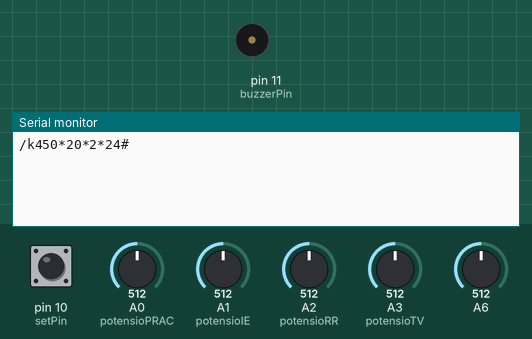
Bench run of a sketch on a simulated Arduino Nano, built with avr-gcc and run on an emulated ATmega328P. On the bench: buzzer (waves = sounding, pin HIGH), the last lines printed to the serial monitor. The inputs (shaded band) are chosen by the test bench; at power-on: pin 10 (setPin) HIGH, A0 (potensioPRAC) = 512, A1 (potensioIE) = 512, A2 (potensioRR) = 512, A3 (potensioTV) = 512, A6 = 512.

Above: at 1.2 s.
1.3 s: pin 10 (setPin) pulled LOW for 0.15 s
At 1.9 s:
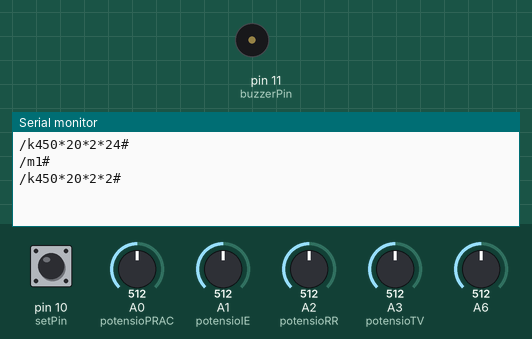
2.9 s: pin 10 (setPin) pulled LOW for 1 s
At 5.2 s:
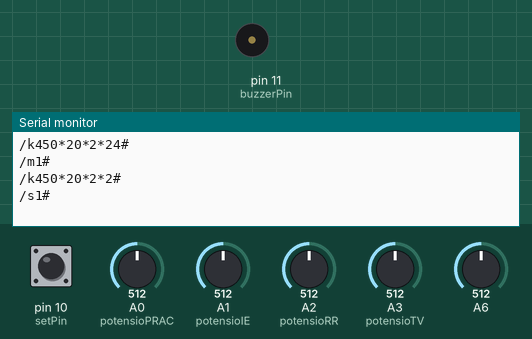

Measured:
- after the input at 1.3 s, the serial monitor: prints a new line after 0.20 s (image 1)
- after the input at 2.9 s, the serial monitor: prints a new line after 0.85 s (image 2)

The sketch:

Ventilator_1108_TX_New.ino
```cpp
#include "OneButton.h"
#include <SimpleTimer.h>
#include <Wire.h>
#include <Adafruit_ADS1015.h>

#define setPin 10
#define buzzerPin 11
#define btnSnooze 12
#define Pwr 2

SimpleTimer sendData(20);
SimpleTimer receiveData(50);

Adafruit_ADS1115 ads;  /* Use this for the 16-bit version */

float a;
float plateau, peep;
float pressurem;
float tIn;
float AVf_1;
float vol;

int count;

int currentVin;
int zPressure[2];
int maxPress;

unsigned long tprev;

String dataIn, dataArray[10], cmd, cmd2;

bool start = false, mode = false, getVol = false, sendRun = false;

String volum;

OneButton setButton(setPin, true);

void setup() {
  // put your setup code here, to run once:
  Serial.begin(38400);

  pinMode(buzzerPin, OUTPUT);
  pinMode(btnSnooze, INPUT_PULLUP);

  zPressure[0] = analogRead(A4) - 320;  //Mengkalibrasi ADC flow
  zPressure[1] = analogRead(A5);  //Mengkalibrasi ADC tekanan
  float fc = 15.167;
  float RC = 1.0 / (2 * 3.14159 * fc);
  a = RC / 0.02;

  setButton.attachClick(clickSet);
  setButton.attachLongPressStart(longStartSet);

  ads.begin();
}

void loop() {
  bool parsing = false;

  if (!start) {
    sendRun = false;  //Untuk mendeteksi apakah homing selesai
  }

  setButton.tick();

  //  if (sendRun) Serial.println("Kirim Pressure");  //Jika homing selesai, kirim data pressure flow dll

  if (start && sendRun && sendData.isReady()) {
    //    Serial.println("===========================");
    //    Serial.print(bacaFlow());  //=========Kirim data pressure============
    //    Serial.print("\t");  //=========Kirim data pressure============
    //    volum = bacaVolume();
    //    Serial.print(volum);  //=========Kirim data pressure============
    //    Serial.println(bacaPressure());  //=========Kirim data pressure============
    sendHere('p', bacaPressure());  //=========Kirim data pressure============
    sendHere('f', bacaFlow());  //=========Kirim data flow============
    sendHere('a', bacaAlarm()); //=========Kirim data alarm============
    sendHere('v', bacaVolume()); //=========Kirim data volume============
    sendData.reset();
    Serial.println("");
  } else if (!start && sendData.isReady()) {
    bacaPotensio();
    sendData.reset();
    currentSensor();
  }

  while (Serial.available() > 0) {
    //    delay(10);
    Serial.print("");
    //    Serial.println(Serial.available());
    char inChar = (char)Serial.read();
    //    Serial.print(inChar);
    dataIn += inChar;

    //mulai parsing jika pada data terdapat tanda "/" dan "#"
    if (dataIn.indexOf("/") >= 0 && inChar == '#') {
      parsing = true;
      //      Serial.println(dataIn);
    }

    if (parsing) {
      parsingData();
      parsing = false;
      dataIn = "";
    }
  }
  //  Serial.println();
}

void parsingData() {
  int j = 0;
  dataArray[j] = "";
  dataIn = dataIn.substring(dataIn.indexOf("/"));

    Serial.println(dataIn);

  for (int i = 1; i < dataIn.length(); i++) {
    if (dataIn[i] == '/')
    {
      j++;
      //      Serial.print("Data Array: "); Serial.println(dataArray[j]);
      dataArray[j] = "";
    } else {
      dataArray[j] = dataArray[j] + dataIn[i];
    }
  }

  //  cmd = dataArray[0];
  cmd = dataArray[0].substring(0, 1);
  //  Serial.print(" Perintah : "); Serial.println(cmd);
  //  Serial.println("");

  if (cmd == "i") {
    //    Serial.print("get vol:"); Serial.println(getVol);
    getVol = true;
    count ++;
    peep = bacaPressure().toFloat();
    //    Serial.print("/");Serial.print("p"); Serial.print(pressure);Serial.print("#");
  } else if (cmd == "I") {
    getVol = false;
    pressurem = 0;
    //    Serial.print("============ get vol:"); Serial.println(getVol);
    //    Serial.print("/");Serial.print("f"); Serial.print(Q);Serial.print("#");
  } else if (cmd == "h") {
    sendRun = true;
  } else if (cmd == "L") {
    plateau = bacaPressure().toFloat();
    //    Serial.print("/");Serial.print("k"); Serial.print(TV);
    //    Serial.print("*");Serial.print(RR);  Serial.print("*");Serial.print(IE);
    //    Serial.print("*");Serial.print(AC);  Serial.print("#");
  }
}
```

Alarm.ino
```cpp
#define alarmPin = 5;

int alarm,
    PLAT_MIN = 5, // 5 cmH2O
    P_RESIST_MAX = 10,
    P_TIDAL_MIN = 5,
    MIN_PRESSURE = 5,
    Vtreshold;

int lastOutput[]= {443,443};

const int normalState = 2155; //mV
const int maxCurrent = 500;  //mA

String currentSensor() {
  int analogCurrent = ewma(analogRead(A6), 0);
  int voltage = (analogCurrent / 1023.0) * 5000; //mV
  int arus = (normalState - voltage) / 0.110;    //mA
//    Serial.print(" ADC: "); Serial.println(analogCurrent);
//    Serial.print(" Voltage: "); Serial.println(voltage);
//    Serial.print(" Arus: "); Serial.println(arus);
  return (String)arus;
}

int ewma(int raw, int num) {
  float alpha = 0.1;
  int average = alpha * raw + (1 - alpha) * lastOutput[num];

  lastOutput[num] = average;

  return average;
}

String bacaAlarm() {
  //  alarm = 0;

  if (bacaPressure().toFloat() < MIN_PRESSURE && plateau < 5 && count > 2) {
    alarm = 1;
    //LOW Pressure
  }

  if (bacaPressure().toFloat() >= maxPress) { //Alarm tekanan tinggi
    alarm = 2;
    //    start = false;
    //    sendHere('s', (String)start);
    //HIGH Pressure
  }

  if (bacaPressure().toFloat() - plateau > P_RESIST_MAX) {
    alarm = 3;
    //HIGH Resist
    //    start = false;
    //    sendHere('s', (String)start);
  }

  if (bacaVolume().toInt() < sendTV() - Vtreshold && count > 2) {
    alarm = 4;
    //VOLUME not delivered
  }

  if (bacaPressure().toFloat() - peep < P_TIDAL_MIN && count > 2) {
    alarm = 5;
    //TIDAL Not Delivered
  }

  if (currentSensor().toInt() <= maxCurrent) {
    alarm = 6;
    //HIGH Current
    //    start = false;
    //    sendHere('s', (String)start);
  }

  if (digitalRead(btnSnooze) == LOW) {
    //    Serial.println("Snooze");
    alarm = 0;
  }


  digitalWrite(buzzerPin, alarm > 0);
  return (String)alarm;
}
```

PressureDKK.ino
```cpp
String bacaPressure() {
  int analogValue = analogRead(A7) - zPressure[1];  //Baca sensor tekanan2

  //  float pressure = 0.1323 * (analogValue) - 2.7531;
  //  pressure *= 10.1971;
  float pressure = analogValue / 10.0;
  pressure = constrain(pressure, 0, 100);
  //
  //  Serial.print("\t");
  //    Serial.print("Pressure "); Serial.println(analogRead(A5));// cmH2O

  if (getVol) {
    if (pressurem < pressure) {
      pressurem = pressure;
    }
  } else {
    pressurem = pressure;
  }

  return (String)pressurem;
}

String bacaFlow() {
  int16_t results;

  results = ads.readADC_Differential_0_1();

  //  int analogValue = analogRead(A4) - zPressure[0]; //Baca sensor flow
  //  Serial.println(analogValue);// cmH2O
  //  float Q;

  //  float AVf = (constrain(analogValue, 0, 1024) + a * AVf_1) / (a + 1);

  //  if (analogValue < 458){
  //     Q = 0;
  //  }

  //  Serial.print("\t ADC "); Serial.print(analogValue);// cmH2O
  //  Serial.print("\t AVf "); Serial.print(AVf);// cmH2O
  //  Serial.print("\t AVf_1 "); Serial.print(AVf_1);// cmH2O

  //  AVf_1 = AVf;

  //  AVf = sqrt(AVf);

  //  Serial.print("\t sqrt AVf "); Serial.print(AVf);// cmH2O

  //  Q = -34.347 * pow(AVf, 2) + 1291.1 * AVf - 12104;
  //  Q = 2.5825 * pow(AVf, 3) - 153.79 * pow(AVf, 2) + 3063.5 * AVf - 20368;

  //  if (Q < 6) {
  //    Q = 0; //   l/m
  //  }

  //  Serial.print("Flow "); Serial.print(Q);// cmH2O

  //  Serial.print(analogValue);// cmH2O
  //  Serial.print("\t");// cmH2O
  //  Serial.print(Q);// cmH2O

  //  return (String)Q;
}

String bacaVolume() {
  unsigned long time = millis();

  //  Serial.print("=============");
  //  Serial.print(getVol);

  Serial.print("\t Flow "); Serial.print(bacaFlow().toFloat());// cmH2O

  if (getVol) {
    float Ts = (time - tprev);
    //    Serial.print(" Ts :");
    //    Serial.print(Ts);
    //    Serial.println(" ");
    vol += bacaFlow().toFloat() / Ts;
    tprev = time;
    Serial.print("\t Volume "); Serial.print(vol);// cmH2O
  } else {
    vol = -1;
  }
  return (String)vol;
}
```

potensio.ino
```cpp
#define potensioTV A3
#define potensioRR A2
#define potensioIE A1
#define potensioPRAC A0

int nilaiPotensioTV = 0;
int nilaiPotensioRR = 0;
int nilaiPotensioIE = 0;
int nilaiPotensioPEEP = 0;

int TV, RR, IE, AC, PR;
int TVb, RRb, IEb, ACb, PRb;
int TVc, RRc, IEc;

bool pwmStats;

int sendTV() {
  return TV;
}

void hitung() {
  int tHold = 100;

  float tPeriod = 60000.0 / RRc;  //Menghitung perioda  //milidetik/nafas
  tPeriod = tPeriod - tHold;  //Menghitung perioda dikurangi waktu tahan nafas
  //  Serial.print("tPeriod "); Serial.print(tPeriod);
  //  Serial.print("");
  tIn = tPeriod / (1 + IEc); //Menghitung waktu tarik nafas  //milidetik

  int posisi = (3.5976 * TVc) + 1761;  //Kalkulasi untuk menghitung posisi
  int pulsePerSecond = posisi / (tIn / 1000.0);  //Kalkulasi untuk menghitung pulsa per detik

  int pwm = (0.0581 * pulsePerSecond) + 27.065;     //Kalkulasi untuk menghitung nilai PWM
//  pwm = constrain(pwm, 0, 255); //Membatasi output PWM dari 0 hingga 255
  pwmStats = pwm<=255;

//  Serial.println(pwm);
}

void bacaPotensio() {
  hitung();

  int nilaiPotensioTV = analogRead(potensioTV);
  TVc = map(nilaiPotensioTV, 0, 1023, 12, 6);
  TVc = TVc * 50;
  int nilaiPotensioRR = analogRead(potensioRR);
  RRc = map(nilaiPotensioRR, 0, 1023, 30, 10);
  int nilaiPotensioIE = analogRead(potensioIE);
  IEc = map(nilaiPotensioIE, 100, 800, 3, 1);

  if (pwmStats) {
    TV = TVc;
    RR = RRc;
    IE = IEc;
  }

  int nilaiPotensioPRAC = analogRead(potensioPRAC);

  //  Serial.println(nilaiPotensioPRAC);

  if (mode) {
    AC = map(nilaiPotensioPRAC, 1023, 0, 1, 5);
  } else {
    PR = map(nilaiPotensioPRAC, 1023, 0, 10, 40);
    maxPress = PR;
  }

  sendPotensio();
}

void sendPotensio() {
  int pat;

  if (mode) {
    pat = AC;
  } else {
    pat = PR;
  }

  if (TVb != TV || RRb != RR || IEb != IE || ACb != AC || PRb != PR) {
    Serial.print("/k");
    Serial.print(TV);
    Serial.print("*");
    Serial.print(RR);
    Serial.print("*");
    Serial.print(IE);
    Serial.print("*");
    Serial.print(pat);
    Serial.println("#");
    //        Serial.println(TV);
    //        Serial.println(RR);
    //        Serial.println(IE);
    //        Serial.println(AC);

    TVb = TV;
    RRb = RR;
    IEb = IE;
    ACb = AC;
    PRb = PR;
  }
}
```

sendString.ino
```cpp
void sendHere(char command, String value){
  String sendIt = '/' + (String)command + (String)value + '#';
  Serial.println(sendIt);
}
```

setButton.ino
```cpp
bool clickSet(){
//  Serial.print("==========MODE===========");
  mode = !mode;
  sendHere('m',(String)mode);
  return mode;
}

void longStartSet(){
//  Serial.print("=========START==========");
  start = !start;
  sendHere('s',(String)start);
}
```
